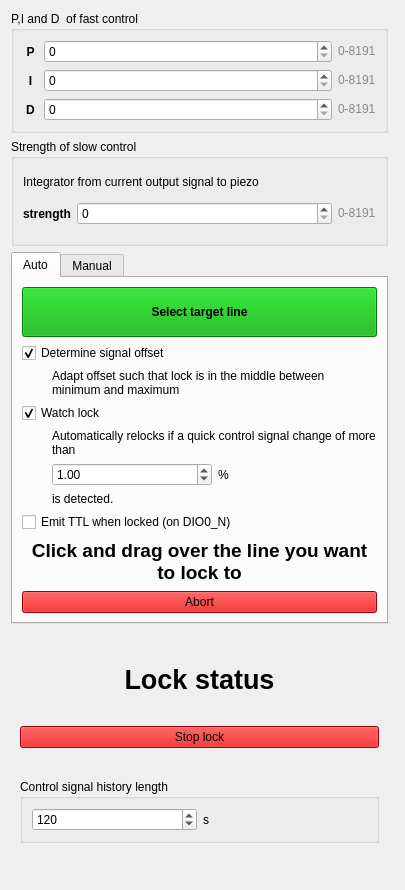
<?xml version="1.0" encoding="UTF-8"?>
<ui version="4.0">
 <class>Form</class>
 <widget class="QWidget" name="Form">
  <property name="geometry">
   <rect>
    <x>0</x>
    <y>0</y>
    <width>405</width>
    <height>890</height>
   </rect>
  </property>
  <property name="sizePolicy">
   <sizepolicy hsizetype="Minimum" vsizetype="Preferred">
    <horstretch>0</horstretch>
    <verstretch>0</verstretch>
   </sizepolicy>
  </property>
  <property name="windowTitle">
   <string>Form</string>
  </property>
  <layout class="QVBoxLayout" name="verticalLayout">
   <item>
    <widget class="QScrollArea" name="scrollArea">
     <property name="frameShape">
      <enum>QFrame::NoFrame</enum>
     </property>
     <property name="lineWidth">
      <number>0</number>
     </property>
     <property name="widgetResizable">
      <bool>true</bool>
     </property>
     <widget class="QWidget" name="scrollAreaWidgetContents">
      <property name="geometry">
       <rect>
        <x>0</x>
        <y>0</y>
        <width>379</width>
        <height>953</height>
       </rect>
      </property>
      <layout class="QVBoxLayout" name="verticalLayout_3">
       <property name="leftMargin">
        <number>0</number>
       </property>
       <property name="topMargin">
        <number>0</number>
       </property>
       <property name="rightMargin">
        <number>6</number>
       </property>
       <property name="bottomMargin">
        <number>0</number>
       </property>
       <item>
        <widget class="QGroupBox" name="groupBox_5">
         <property name="sizePolicy">
          <sizepolicy hsizetype="Preferred" vsizetype="Fixed">
           <horstretch>0</horstretch>
           <verstretch>0</verstretch>
          </sizepolicy>
         </property>
         <property name="title">
          <string>P,I and D  of fast control</string>
         </property>
         <layout class="QVBoxLayout" name="verticalLayout_6">
          <item>
           <widget class="QWidget" name="widget_2" native="true">
            <layout class="QHBoxLayout" name="horizontalLayout_2">
             <property name="leftMargin">
              <number>0</number>
             </property>
             <property name="topMargin">
              <number>0</number>
             </property>
             <property name="rightMargin">
              <number>0</number>
             </property>
             <property name="bottomMargin">
              <number>0</number>
             </property>
             <item>
              <widget class="QLabel" name="label_5">
               <property name="enabled">
                <bool>true</bool>
               </property>
               <property name="sizePolicy">
                <sizepolicy hsizetype="Fixed" vsizetype="Preferred">
                 <horstretch>0</horstretch>
                 <verstretch>0</verstretch>
                </sizepolicy>
               </property>
               <property name="minimumSize">
                <size>
                 <width>15</width>
                 <height>0</height>
                </size>
               </property>
               <property name="font">
                <font>
                 <weight>75</weight>
                 <bold>true</bold>
                </font>
               </property>
               <property name="text">
                <string>P</string>
               </property>
               <property name="alignment">
                <set>Qt::AlignCenter</set>
               </property>
              </widget>
             </item>
             <item>
              <widget class="QSpinBox" name="kp">
               <property name="minimum">
                <number>0</number>
               </property>
               <property name="maximum">
                <number>8191</number>
               </property>
               <property name="singleStep">
                <number>50</number>
               </property>
               <property name="stepType">
                <enum>QAbstractSpinBox::AdaptiveDecimalStepType</enum>
               </property>
              </widget>
             </item>
             <item>
              <widget class="QLabel" name="label_7">
               <property name="sizePolicy">
                <sizepolicy hsizetype="Fixed" vsizetype="Preferred">
                 <horstretch>0</horstretch>
                 <verstretch>0</verstretch>
                </sizepolicy>
               </property>
               <property name="text">
                <string>&lt;html&gt;&lt;head/&gt;&lt;body&gt;&lt;p&gt;&lt;span style=&quot; color:#888a85;&quot;&gt;0-8191&lt;/span&gt;&lt;/p&gt;&lt;/body&gt;&lt;/html&gt;</string>
               </property>
               <property name="textFormat">
                <enum>Qt::RichText</enum>
               </property>
              </widget>
             </item>
            </layout>
           </widget>
          </item>
          <item>
           <widget class="QWidget" name="widget_3" native="true">
            <layout class="QHBoxLayout" name="horizontalLayout_3">
             <property name="leftMargin">
              <number>0</number>
             </property>
             <property name="topMargin">
              <number>0</number>
             </property>
             <property name="rightMargin">
              <number>0</number>
             </property>
             <property name="bottomMargin">
              <number>0</number>
             </property>
             <item>
              <widget class="QLabel" name="label_10">
               <property name="sizePolicy">
                <sizepolicy hsizetype="Fixed" vsizetype="Preferred">
                 <horstretch>0</horstretch>
                 <verstretch>0</verstretch>
                </sizepolicy>
               </property>
               <property name="minimumSize">
                <size>
                 <width>15</width>
                 <height>0</height>
                </size>
               </property>
               <property name="font">
                <font>
                 <weight>75</weight>
                 <bold>true</bold>
                </font>
               </property>
               <property name="text">
                <string>I</string>
               </property>
               <property name="alignment">
                <set>Qt::AlignCenter</set>
               </property>
              </widget>
             </item>
             <item>
              <widget class="QSpinBox" name="ki">
               <property name="minimum">
                <number>0</number>
               </property>
               <property name="maximum">
                <number>8191</number>
               </property>
               <property name="singleStep">
                <number>50</number>
               </property>
               <property name="stepType">
                <enum>QAbstractSpinBox::AdaptiveDecimalStepType</enum>
               </property>
              </widget>
             </item>
             <item>
              <widget class="QLabel" name="label_11">
               <property name="sizePolicy">
                <sizepolicy hsizetype="Fixed" vsizetype="Preferred">
                 <horstretch>0</horstretch>
                 <verstretch>0</verstretch>
                </sizepolicy>
               </property>
               <property name="text">
                <string>&lt;html&gt;&lt;head/&gt;&lt;body&gt;&lt;p&gt;&lt;span style=&quot; color:#888a85;&quot;&gt;0-8191&lt;/span&gt;&lt;/p&gt;&lt;/body&gt;&lt;/html&gt;</string>
               </property>
               <property name="textFormat">
                <enum>Qt::RichText</enum>
               </property>
              </widget>
             </item>
            </layout>
           </widget>
          </item>
          <item>
           <widget class="QWidget" name="widget_4" native="true">
            <layout class="QHBoxLayout" name="horizontalLayout_4">
             <property name="spacing">
              <number>6</number>
             </property>
             <property name="leftMargin">
              <number>0</number>
             </property>
             <property name="topMargin">
              <number>0</number>
             </property>
             <property name="rightMargin">
              <number>0</number>
             </property>
             <property name="bottomMargin">
              <number>0</number>
             </property>
             <item>
              <widget class="QLabel" name="label_12">
               <property name="sizePolicy">
                <sizepolicy hsizetype="Fixed" vsizetype="Preferred">
                 <horstretch>0</horstretch>
                 <verstretch>0</verstretch>
                </sizepolicy>
               </property>
               <property name="minimumSize">
                <size>
                 <width>15</width>
                 <height>0</height>
                </size>
               </property>
               <property name="font">
                <font>
                 <weight>75</weight>
                 <bold>true</bold>
                </font>
               </property>
               <property name="text">
                <string>D</string>
               </property>
               <property name="alignment">
                <set>Qt::AlignCenter</set>
               </property>
              </widget>
             </item>
             <item>
              <widget class="QSpinBox" name="kd">
               <property name="sizePolicy">
                <sizepolicy hsizetype="Preferred" vsizetype="Fixed">
                 <horstretch>0</horstretch>
                 <verstretch>0</verstretch>
                </sizepolicy>
               </property>
               <property name="minimum">
                <number>0</number>
               </property>
               <property name="maximum">
                <number>8191</number>
               </property>
               <property name="singleStep">
                <number>50</number>
               </property>
               <property name="stepType">
                <enum>QAbstractSpinBox::AdaptiveDecimalStepType</enum>
               </property>
              </widget>
             </item>
             <item>
              <widget class="QLabel" name="label_13">
               <property name="sizePolicy">
                <sizepolicy hsizetype="Fixed" vsizetype="Preferred">
                 <horstretch>0</horstretch>
                 <verstretch>0</verstretch>
                </sizepolicy>
               </property>
               <property name="text">
                <string>&lt;html&gt;&lt;head/&gt;&lt;body&gt;&lt;p&gt;&lt;span style=&quot; color:#888a85;&quot;&gt;0-8191&lt;/span&gt;&lt;/p&gt;&lt;/body&gt;&lt;/html&gt;</string>
               </property>
               <property name="textFormat">
                <enum>Qt::RichText</enum>
               </property>
              </widget>
             </item>
            </layout>
           </widget>
          </item>
         </layout>
        </widget>
       </item>
       <item>
        <widget class="QGroupBox" name="slow_pid_group">
         <property name="sizePolicy">
          <sizepolicy hsizetype="Preferred" vsizetype="Fixed">
           <horstretch>0</horstretch>
           <verstretch>0</verstretch>
          </sizepolicy>
         </property>
         <property name="title">
          <string>Strength of slow control</string>
         </property>
         <layout class="QVBoxLayout" name="verticalLayout_4">
          <item>
           <widget class="QLabel" name="label">
            <property name="sizePolicy">
             <sizepolicy hsizetype="Preferred" vsizetype="Fixed">
              <horstretch>0</horstretch>
              <verstretch>0</verstretch>
             </sizepolicy>
            </property>
            <property name="text">
             <string>Integrator from current output signal to piezo</string>
            </property>
            <property name="wordWrap">
             <bool>true</bool>
            </property>
            <property name="indent">
             <number>0</number>
            </property>
           </widget>
          </item>
          <item>
           <widget class="QWidget" name="widget" native="true">
            <layout class="QHBoxLayout" name="horizontalLayout">
             <property name="leftMargin">
              <number>0</number>
             </property>
             <property name="topMargin">
              <number>0</number>
             </property>
             <property name="rightMargin">
              <number>0</number>
             </property>
             <item>
              <widget class="QLabel" name="label_3">
               <property name="sizePolicy">
                <sizepolicy hsizetype="Fixed" vsizetype="Preferred">
                 <horstretch>0</horstretch>
                 <verstretch>0</verstretch>
                </sizepolicy>
               </property>
               <property name="font">
                <font>
                 <weight>75</weight>
                 <bold>true</bold>
                </font>
               </property>
               <property name="text">
                <string>strength</string>
               </property>
              </widget>
             </item>
             <item>
              <widget class="QSpinBox" name="pid_on_slow_strength">
               <property name="minimum">
                <number>0</number>
               </property>
               <property name="maximum">
                <number>8191</number>
               </property>
               <property name="stepType">
                <enum>QAbstractSpinBox::AdaptiveDecimalStepType</enum>
               </property>
              </widget>
             </item>
             <item>
              <widget class="QLabel" name="label_14">
               <property name="sizePolicy">
                <sizepolicy hsizetype="Fixed" vsizetype="Preferred">
                 <horstretch>0</horstretch>
                 <verstretch>0</verstretch>
                </sizepolicy>
               </property>
               <property name="text">
                <string>&lt;html&gt;&lt;head/&gt;&lt;body&gt;&lt;p&gt;&lt;span style=&quot; color:#888a85;&quot;&gt;0-8191&lt;/span&gt;&lt;/p&gt;&lt;/body&gt;&lt;/html&gt;</string>
               </property>
               <property name="textFormat">
                <enum>Qt::RichText</enum>
               </property>
              </widget>
             </item>
            </layout>
           </widget>
          </item>
         </layout>
        </widget>
       </item>
       <item>
        <widget class="QTabWidget" name="lock_control_container">
         <property name="sizePolicy">
          <sizepolicy hsizetype="Minimum" vsizetype="Preferred">
           <horstretch>0</horstretch>
           <verstretch>0</verstretch>
          </sizepolicy>
         </property>
         <property name="currentIndex">
          <number>0</number>
         </property>
         <widget class="QWidget" name="auto_mode">
          <attribute name="title">
           <string>Auto</string>
          </attribute>
          <layout class="QVBoxLayout" name="verticalLayout_10">
           <item>
            <widget class="QWidget" name="auto_mode_not_activated" native="true">
             <layout class="QVBoxLayout" name="verticalLayout_5">
              <property name="leftMargin">
               <number>0</number>
              </property>
              <property name="topMargin">
               <number>0</number>
              </property>
              <property name="rightMargin">
               <number>0</number>
              </property>
              <property name="bottomMargin">
               <number>0</number>
              </property>
              <item>
               <widget class="QPushButton" name="selectLineToLock">
                <property name="minimumSize">
                 <size>
                  <width>0</width>
                  <height>50</height>
                 </size>
                </property>
                <property name="font">
                 <font>
                  <weight>75</weight>
                  <bold>true</bold>
                 </font>
                </property>
                <property name="styleSheet">
                 <string notr="true">background: #00aa00</string>
                </property>
                <property name="text">
                 <string>Select target line</string>
                </property>
               </widget>
              </item>
              <item>
               <widget class="QCheckBox" name="autoOffsetCheckbox">
                <property name="text">
                 <string>Determine signal offset</string>
                </property>
                <property name="checked">
                 <bool>true</bool>
                </property>
               </widget>
              </item>
              <item>
               <widget class="QLabel" name="label_9">
                <property name="sizePolicy">
                 <sizepolicy hsizetype="Preferred" vsizetype="Fixed">
                  <horstretch>0</horstretch>
                  <verstretch>0</verstretch>
                 </sizepolicy>
                </property>
                <property name="maximumSize">
                 <size>
                  <width>350</width>
                  <height>16777215</height>
                 </size>
                </property>
                <property name="text">
                 <string>Adapt offset such that lock is in the middle between minimum and maximum</string>
                </property>
                <property name="textFormat">
                 <enum>Qt::PlainText</enum>
                </property>
                <property name="scaledContents">
                 <bool>false</bool>
                </property>
                <property name="wordWrap">
                 <bool>true</bool>
                </property>
                <property name="indent">
                 <number>30</number>
                </property>
               </widget>
              </item>
              <item>
               <widget class="QCheckBox" name="watchLockCheckbox">
                <property name="text">
                 <string>Watch lock</string>
                </property>
                <property name="checked">
                 <bool>true</bool>
                </property>
               </widget>
              </item>
              <item>
               <widget class="QLabel" name="label_8">
                <property name="text">
                 <string>Automatically relocks if a quick control signal change of more than</string>
                </property>
                <property name="wordWrap">
                 <bool>true</bool>
                </property>
                <property name="margin">
                 <number>0</number>
                </property>
                <property name="indent">
                 <number>30</number>
                </property>
               </widget>
              </item>
              <item>
               <layout class="QHBoxLayout" name="horizontalLayout_5">
                <property name="leftMargin">
                 <number>30</number>
                </property>
                <item>
                 <widget class="QDoubleSpinBox" name="watch_lock_threshold">
                  <property name="maximum">
                   <double>50.000000000000000</double>
                  </property>
                  <property name="value">
                   <double>1.000000000000000</double>
                  </property>
                 </widget>
                </item>
                <item>
                 <widget class="QLabel" name="label_15">
                  <property name="text">
                   <string>%</string>
                  </property>
                 </widget>
                </item>
               </layout>
              </item>
              <item>
               <widget class="QLabel" name="label_16">
                <property name="text">
                 <string>is detected.</string>
                </property>
                <property name="indent">
                 <number>30</number>
                </property>
               </widget>
              </item>
              <item>
               <widget class="QCheckBox" name="checkBox_4">
                <property name="text">
                 <string>Emit TTL when locked (on DIO0_N)</string>
                </property>
               </widget>
              </item>
             </layout>
            </widget>
           </item>
           <item>
            <widget class="QWidget" name="auto_mode_activated" native="true">
             <layout class="QVBoxLayout" name="verticalLayout_7">
              <property name="leftMargin">
               <number>0</number>
              </property>
              <property name="topMargin">
               <number>0</number>
              </property>
              <property name="rightMargin">
               <number>0</number>
              </property>
              <property name="bottomMargin">
               <number>0</number>
              </property>
              <item>
               <widget class="QLabel" name="label_2">
                <property name="text">
                 <string>&lt;html&gt;&lt;head/&gt;&lt;body&gt;&lt;p align=&quot;center&quot;&gt;&lt;span style=&quot; font-size:14pt; font-weight:600;&quot;&gt;Click and drag over the line you want to lock to&lt;/span&gt;&lt;/p&gt;&lt;/body&gt;&lt;/html&gt;</string>
                </property>
                <property name="scaledContents">
                 <bool>false</bool>
                </property>
                <property name="alignment">
                 <set>Qt::AlignCenter</set>
                </property>
                <property name="wordWrap">
                 <bool>true</bool>
                </property>
               </widget>
              </item>
              <item>
               <widget class="QPushButton" name="abortLineSelection">
                <property name="styleSheet">
                 <string notr="true">background-color: #d40000;</string>
                </property>
                <property name="text">
                 <string>Abort</string>
                </property>
               </widget>
              </item>
             </layout>
            </widget>
           </item>
          </layout>
         </widget>
         <widget class="QWidget" name="manual_mode">
          <attribute name="title">
           <string>Manual</string>
          </attribute>
          <layout class="QVBoxLayout" name="verticalLayout_12">
           <item>
            <widget class="QLabel" name="label_6">
             <property name="text">
              <string>&lt;html&gt;&lt;head/&gt;&lt;body&gt;&lt;p align=&quot;center&quot;&gt;&lt;span style=&quot; font-size:14pt; font-weight:600;&quot;&gt;Center the line and zoom in before pressing the button.&lt;/span&gt;&lt;/p&gt;&lt;/body&gt;&lt;/html&gt;</string>
             </property>
             <property name="scaledContents">
              <bool>false</bool>
             </property>
             <property name="alignment">
              <set>Qt::AlignCenter</set>
             </property>
             <property name="wordWrap">
              <bool>true</bool>
             </property>
            </widget>
           </item>
           <item>
            <widget class="QRadioButton" name="button_slope_rising">
             <property name="text">
              <string>Rising slope</string>
             </property>
            </widget>
           </item>
           <item>
            <widget class="QRadioButton" name="button_slope_falling">
             <property name="text">
              <string>Falling slope</string>
             </property>
            </widget>
           </item>
           <item>
            <widget class="QPushButton" name="manualLockButton">
             <property name="text">
              <string>Lock!</string>
             </property>
            </widget>
           </item>
          </layout>
         </widget>
        </widget>
       </item>
       <item>
        <widget class="LockStatusPanel" name="lock_status_container" native="true">
         <layout class="QVBoxLayout" name="verticalLayout_2">
          <item>
           <widget class="QLabel" name="lock_status">
            <property name="sizePolicy">
             <sizepolicy hsizetype="Preferred" vsizetype="Fixed">
              <horstretch>0</horstretch>
              <verstretch>0</verstretch>
             </sizepolicy>
            </property>
            <property name="font">
             <font>
              <pointsize>20</pointsize>
              <weight>75</weight>
              <bold>true</bold>
             </font>
            </property>
            <property name="text">
             <string>Lock status</string>
            </property>
            <property name="alignment">
             <set>Qt::AlignCenter</set>
            </property>
            <property name="wordWrap">
             <bool>true</bool>
            </property>
           </widget>
          </item>
          <item>
           <widget class="QPushButton" name="stop_lock">
            <property name="palette">
             <palette>
              <active>
               <colorrole role="WindowText">
                <brush brushstyle="SolidPattern">
                 <color alpha="255">
                  <red>0</red>
                  <green>0</green>
                  <blue>0</blue>
                 </color>
                </brush>
               </colorrole>
               <colorrole role="Button">
                <brush brushstyle="SolidPattern">
                 <color alpha="255">
                  <red>212</red>
                  <green>0</green>
                  <blue>0</blue>
                 </color>
                </brush>
               </colorrole>
               <colorrole role="Light">
                <brush brushstyle="SolidPattern">
                 <color alpha="255">
                  <red>255</red>
                  <green>255</green>
                  <blue>255</blue>
                 </color>
                </brush>
               </colorrole>
               <colorrole role="Midlight">
                <brush brushstyle="SolidPattern">
                 <color alpha="255">
                  <red>246</red>
                  <green>245</green>
                  <blue>244</blue>
                 </color>
                </brush>
               </colorrole>
               <colorrole role="Dark">
                <brush brushstyle="SolidPattern">
                 <color alpha="255">
                  <red>118</red>
                  <green>117</green>
                  <blue>116</blue>
                 </color>
                </brush>
               </colorrole>
               <colorrole role="Mid">
                <brush brushstyle="SolidPattern">
                 <color alpha="255">
                  <red>158</red>
                  <green>157</green>
                  <blue>155</blue>
                 </color>
                </brush>
               </colorrole>
               <colorrole role="Text">
                <brush brushstyle="SolidPattern">
                 <color alpha="255">
                  <red>0</red>
                  <green>0</green>
                  <blue>0</blue>
                 </color>
                </brush>
               </colorrole>
               <colorrole role="BrightText">
                <brush brushstyle="SolidPattern">
                 <color alpha="255">
                  <red>255</red>
                  <green>255</green>
                  <blue>255</blue>
                 </color>
                </brush>
               </colorrole>
               <colorrole role="ButtonText">
                <brush brushstyle="SolidPattern">
                 <color alpha="255">
                  <red>0</red>
                  <green>0</green>
                  <blue>0</blue>
                 </color>
                </brush>
               </colorrole>
               <colorrole role="Base">
                <brush brushstyle="SolidPattern">
                 <color alpha="255">
                  <red>212</red>
                  <green>0</green>
                  <blue>0</blue>
                 </color>
                </brush>
               </colorrole>
               <colorrole role="Window">
                <brush brushstyle="SolidPattern">
                 <color alpha="255">
                  <red>212</red>
                  <green>0</green>
                  <blue>0</blue>
                 </color>
                </brush>
               </colorrole>
               <colorrole role="Shadow">
                <brush brushstyle="SolidPattern">
                 <color alpha="255">
                  <red>0</red>
                  <green>0</green>
                  <blue>0</blue>
                 </color>
                </brush>
               </colorrole>
               <colorrole role="AlternateBase">
                <brush brushstyle="SolidPattern">
                 <color alpha="255">
                  <red>246</red>
                  <green>245</green>
                  <blue>244</blue>
                 </color>
                </brush>
               </colorrole>
               <colorrole role="ToolTipBase">
                <brush brushstyle="SolidPattern">
                 <color alpha="255">
                  <red>255</red>
                  <green>255</green>
                  <blue>220</blue>
                 </color>
                </brush>
               </colorrole>
               <colorrole role="ToolTipText">
                <brush brushstyle="SolidPattern">
                 <color alpha="255">
                  <red>0</red>
                  <green>0</green>
                  <blue>0</blue>
                 </color>
                </brush>
               </colorrole>
               <colorrole role="PlaceholderText">
                <brush brushstyle="SolidPattern">
                 <color alpha="128">
                  <red>0</red>
                  <green>0</green>
                  <blue>0</blue>
                 </color>
                </brush>
               </colorrole>
              </active>
              <inactive>
               <colorrole role="WindowText">
                <brush brushstyle="SolidPattern">
                 <color alpha="255">
                  <red>0</red>
                  <green>0</green>
                  <blue>0</blue>
                 </color>
                </brush>
               </colorrole>
               <colorrole role="Button">
                <brush brushstyle="SolidPattern">
                 <color alpha="255">
                  <red>212</red>
                  <green>0</green>
                  <blue>0</blue>
                 </color>
                </brush>
               </colorrole>
               <colorrole role="Light">
                <brush brushstyle="SolidPattern">
                 <color alpha="255">
                  <red>255</red>
                  <green>255</green>
                  <blue>255</blue>
                 </color>
                </brush>
               </colorrole>
               <colorrole role="Midlight">
                <brush brushstyle="SolidPattern">
                 <color alpha="255">
                  <red>246</red>
                  <green>245</green>
                  <blue>244</blue>
                 </color>
                </brush>
               </colorrole>
               <colorrole role="Dark">
                <brush brushstyle="SolidPattern">
                 <color alpha="255">
                  <red>118</red>
                  <green>117</green>
                  <blue>116</blue>
                 </color>
                </brush>
               </colorrole>
               <colorrole role="Mid">
                <brush brushstyle="SolidPattern">
                 <color alpha="255">
                  <red>158</red>
                  <green>157</green>
                  <blue>155</blue>
                 </color>
                </brush>
               </colorrole>
               <colorrole role="Text">
                <brush brushstyle="SolidPattern">
                 <color alpha="255">
                  <red>0</red>
                  <green>0</green>
                  <blue>0</blue>
                 </color>
                </brush>
               </colorrole>
               <colorrole role="BrightText">
                <brush brushstyle="SolidPattern">
                 <color alpha="255">
                  <red>255</red>
                  <green>255</green>
                  <blue>255</blue>
                 </color>
                </brush>
               </colorrole>
               <colorrole role="ButtonText">
                <brush brushstyle="SolidPattern">
                 <color alpha="255">
                  <red>0</red>
                  <green>0</green>
                  <blue>0</blue>
                 </color>
                </brush>
               </colorrole>
               <colorrole role="Base">
                <brush brushstyle="SolidPattern">
                 <color alpha="255">
                  <red>212</red>
                  <green>0</green>
                  <blue>0</blue>
                 </color>
                </brush>
               </colorrole>
               <colorrole role="Window">
                <brush brushstyle="SolidPattern">
                 <color alpha="255">
                  <red>212</red>
                  <green>0</green>
                  <blue>0</blue>
                 </color>
                </brush>
               </colorrole>
               <colorrole role="Shadow">
                <brush brushstyle="SolidPattern">
                 <color alpha="255">
                  <red>0</red>
                  <green>0</green>
                  <blue>0</blue>
                 </color>
                </brush>
               </colorrole>
               <colorrole role="AlternateBase">
                <brush brushstyle="SolidPattern">
                 <color alpha="255">
                  <red>246</red>
                  <green>245</green>
                  <blue>244</blue>
                 </color>
                </brush>
               </colorrole>
               <colorrole role="ToolTipBase">
                <brush brushstyle="SolidPattern">
                 <color alpha="255">
                  <red>255</red>
                  <green>255</green>
                  <blue>220</blue>
                 </color>
                </brush>
               </colorrole>
               <colorrole role="ToolTipText">
                <brush brushstyle="SolidPattern">
                 <color alpha="255">
                  <red>0</red>
                  <green>0</green>
                  <blue>0</blue>
                 </color>
                </brush>
               </colorrole>
               <colorrole role="PlaceholderText">
                <brush brushstyle="SolidPattern">
                 <color alpha="128">
                  <red>0</red>
                  <green>0</green>
                  <blue>0</blue>
                 </color>
                </brush>
               </colorrole>
              </inactive>
              <disabled>
               <colorrole role="WindowText">
                <brush brushstyle="SolidPattern">
                 <color alpha="255">
                  <red>118</red>
                  <green>117</green>
                  <blue>116</blue>
                 </color>
                </brush>
               </colorrole>
               <colorrole role="Button">
                <brush brushstyle="SolidPattern">
                 <color alpha="255">
                  <red>212</red>
                  <green>0</green>
                  <blue>0</blue>
                 </color>
                </brush>
               </colorrole>
               <colorrole role="Light">
                <brush brushstyle="SolidPattern">
                 <color alpha="255">
                  <red>255</red>
                  <green>255</green>
                  <blue>255</blue>
                 </color>
                </brush>
               </colorrole>
               <colorrole role="Midlight">
                <brush brushstyle="SolidPattern">
                 <color alpha="255">
                  <red>246</red>
                  <green>245</green>
                  <blue>244</blue>
                 </color>
                </brush>
               </colorrole>
               <colorrole role="Dark">
                <brush brushstyle="SolidPattern">
                 <color alpha="255">
                  <red>118</red>
                  <green>117</green>
                  <blue>116</blue>
                 </color>
                </brush>
               </colorrole>
               <colorrole role="Mid">
                <brush brushstyle="SolidPattern">
                 <color alpha="255">
                  <red>158</red>
                  <green>157</green>
                  <blue>155</blue>
                 </color>
                </brush>
               </colorrole>
               <colorrole role="Text">
                <brush brushstyle="SolidPattern">
                 <color alpha="255">
                  <red>118</red>
                  <green>117</green>
                  <blue>116</blue>
                 </color>
                </brush>
               </colorrole>
               <colorrole role="BrightText">
                <brush brushstyle="SolidPattern">
                 <color alpha="255">
                  <red>255</red>
                  <green>255</green>
                  <blue>255</blue>
                 </color>
                </brush>
               </colorrole>
               <colorrole role="ButtonText">
                <brush brushstyle="SolidPattern">
                 <color alpha="255">
                  <red>118</red>
                  <green>117</green>
                  <blue>116</blue>
                 </color>
                </brush>
               </colorrole>
               <colorrole role="Base">
                <brush brushstyle="SolidPattern">
                 <color alpha="255">
                  <red>212</red>
                  <green>0</green>
                  <blue>0</blue>
                 </color>
                </brush>
               </colorrole>
               <colorrole role="Window">
                <brush brushstyle="SolidPattern">
                 <color alpha="255">
                  <red>212</red>
                  <green>0</green>
                  <blue>0</blue>
                 </color>
                </brush>
               </colorrole>
               <colorrole role="Shadow">
                <brush brushstyle="SolidPattern">
                 <color alpha="255">
                  <red>0</red>
                  <green>0</green>
                  <blue>0</blue>
                 </color>
                </brush>
               </colorrole>
               <colorrole role="AlternateBase">
                <brush brushstyle="SolidPattern">
                 <color alpha="255">
                  <red>237</red>
                  <green>235</green>
                  <blue>233</blue>
                 </color>
                </brush>
               </colorrole>
               <colorrole role="ToolTipBase">
                <brush brushstyle="SolidPattern">
                 <color alpha="255">
                  <red>255</red>
                  <green>255</green>
                  <blue>220</blue>
                 </color>
                </brush>
               </colorrole>
               <colorrole role="ToolTipText">
                <brush brushstyle="SolidPattern">
                 <color alpha="255">
                  <red>0</red>
                  <green>0</green>
                  <blue>0</blue>
                 </color>
                </brush>
               </colorrole>
               <colorrole role="PlaceholderText">
                <brush brushstyle="SolidPattern">
                 <color alpha="128">
                  <red>0</red>
                  <green>0</green>
                  <blue>0</blue>
                 </color>
                </brush>
               </colorrole>
              </disabled>
             </palette>
            </property>
            <property name="styleSheet">
             <string notr="true">background-color: #d40000;</string>
            </property>
            <property name="text">
             <string>Stop lock</string>
            </property>
           </widget>
          </item>
          <item>
           <widget class="QGroupBox" name="groupBox_8">
            <property name="sizePolicy">
             <sizepolicy hsizetype="Preferred" vsizetype="Fixed">
              <horstretch>0</horstretch>
              <verstretch>0</verstretch>
             </sizepolicy>
            </property>
            <property name="title">
             <string>Control signal history length</string>
            </property>
            <layout class="QHBoxLayout" name="horizontalLayout_9">
             <item>
              <widget class="QSpinBox" name="control_signal_history_length">
               <property name="minimum">
                <number>10</number>
               </property>
               <property name="maximum">
                <number>100000</number>
               </property>
               <property name="singleStep">
                <number>60</number>
               </property>
               <property name="stepType">
                <enum>QAbstractSpinBox::AdaptiveDecimalStepType</enum>
               </property>
               <property name="value">
                <number>120</number>
               </property>
              </widget>
             </item>
             <item>
              <widget class="QLabel" name="label_4">
               <property name="text">
                <string>s</string>
               </property>
              </widget>
             </item>
            </layout>
           </widget>
          </item>
         </layout>
        </widget>
       </item>
      </layout>
     </widget>
    </widget>
   </item>
  </layout>
 </widget>
 <customwidgets>
  <customwidget>
   <class>LockStatusPanel</class>
   <extends>QWidget</extends>
   <header location="global">lock_status_panel.h</header>
   <container>1</container>
  </customwidget>
 </customwidgets>
 <resources/>
 <connections/>
</ui>
